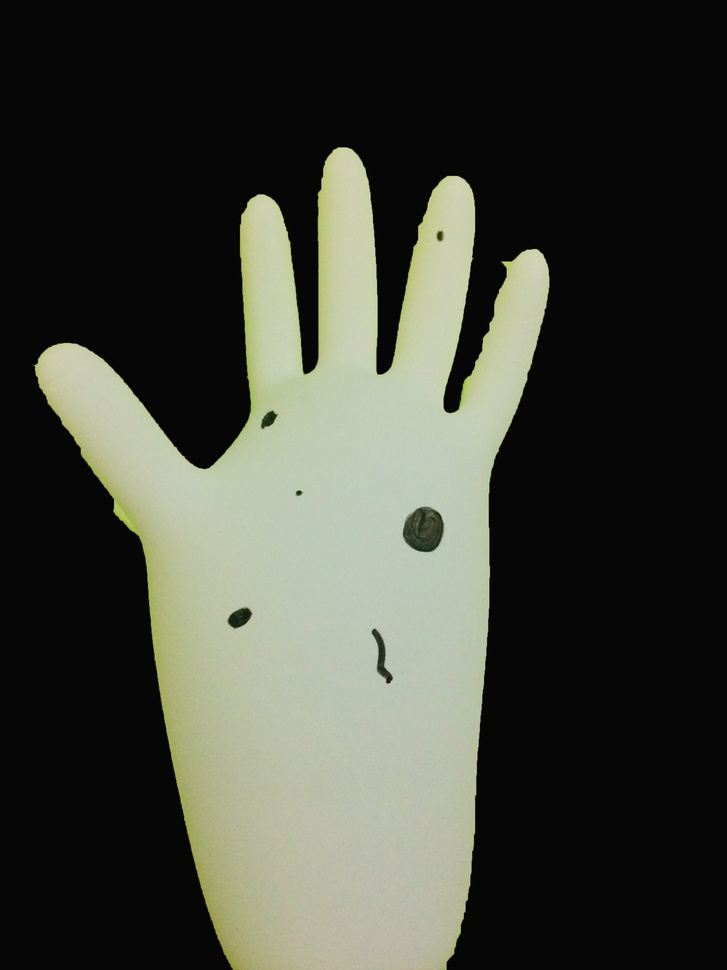
%> input picture main/images/s1.jpg, 727 x 970 px, shrunk from 2448 x 3264 before the run
$ octave --eval "result = nitrile_glove_hole(imread('images/s1.jpg'));"   (GNU Octave 9; MATLAB toolbox functions it lacks are replaced by stand-ins)
%> lines starting %> are read from the running program, lines starting %| are printed output that depends on the picture; in (x1, y1, x2, y2) boxes, pixels count from 0 and x2, y2 are one past the last pixel; in counts of white or black regions, pixels touching at a corner belong together; the program's own positions count from 1
function[props, holeNo]= nitrile_glove_hole(img)
glove_img = img;
%> glove_img is the input picture: size 970x727x3 uint8; mean R, G, B 65.1, 67.3, 57.7

% Convert RGB image to HSV
hole_hsv =rgb2hsv(glove_img);
%> hole_hsv: size 970x727x3 double; mean H, S, V 0.0803, 0.0649, 0.264

% Extract out the H, S, and V images individually
hueImg= hole_hsv(:,:,1);
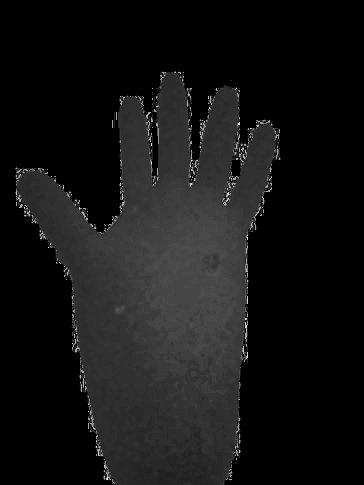
%> hueImg: size 970x727 double (shown at 1/2 size); min 0, max 0.958, mean 0.0803
saturationImg = hole_hsv(:,:,2);
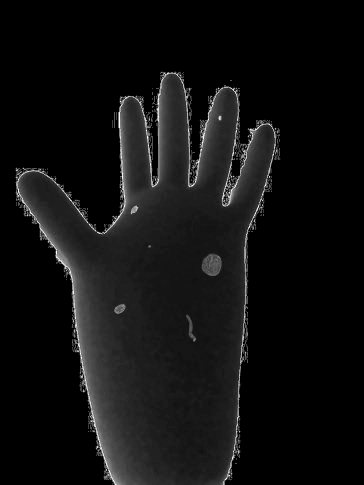
%> saturationImg: size 970x727 double (shown at 1/2 size); min 0, max 1, mean 0.0649
valueImg = hole_hsv(:,:,3);
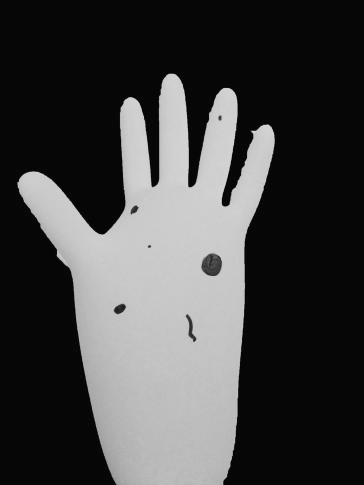
%> valueImg: size 970x727 double (shown at 1/2 size); min 0, max 0.875, mean 0.264

% Find thresholds of HSV for Hole Detection
hueThresholdLow = 0.03;
hueThresholdHigh = 0.25; %graythresh(hueImg);
saturationThresholdLow = 0.12; %graythresh(saturationImg);
saturationThresholdHigh = 0.35;
valueThresholdLow = 0.77; %graythresh(valueImg);
valueThresholdHigh = 0.9;


% Threshold the hue channel to identify pixels with a hue value in the range of glove hole colors
hueMask = (hueImg >= hueThresholdLow) & (hueImg <= hueThresholdHigh);
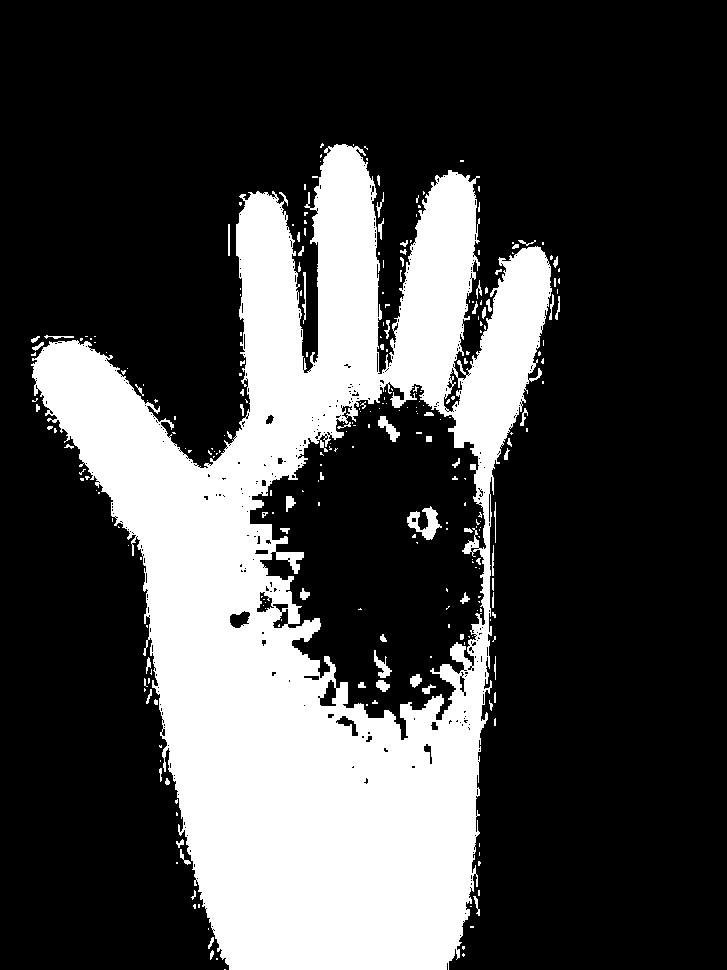
%> hueMask: size 970x727 logical; 27% white; 280 white regions (206 under 20 px), largest, box (x1, y1, x2, y2) and area: (31, 144, 552, 970) 185611, (407, 506, 442, 540) 533, (378, 416, 400, 442) 236
saturationMask = (saturationImg >= saturationThresholdLow) & (saturationImg <= saturationThresholdHigh);
%> saturationMask: size 970x727 logical; 18.1% white; 742 white regions (612 under 20 px), largest, box (x1, y1, x2, y2) and area: (35, 143, 550, 970) 115118, (403, 506, 444, 552) 1032, (372, 629, 393, 684) 328
valueMask = (valueImg >= valueThresholdLow) & (valueImg <= valueThresholdHigh);
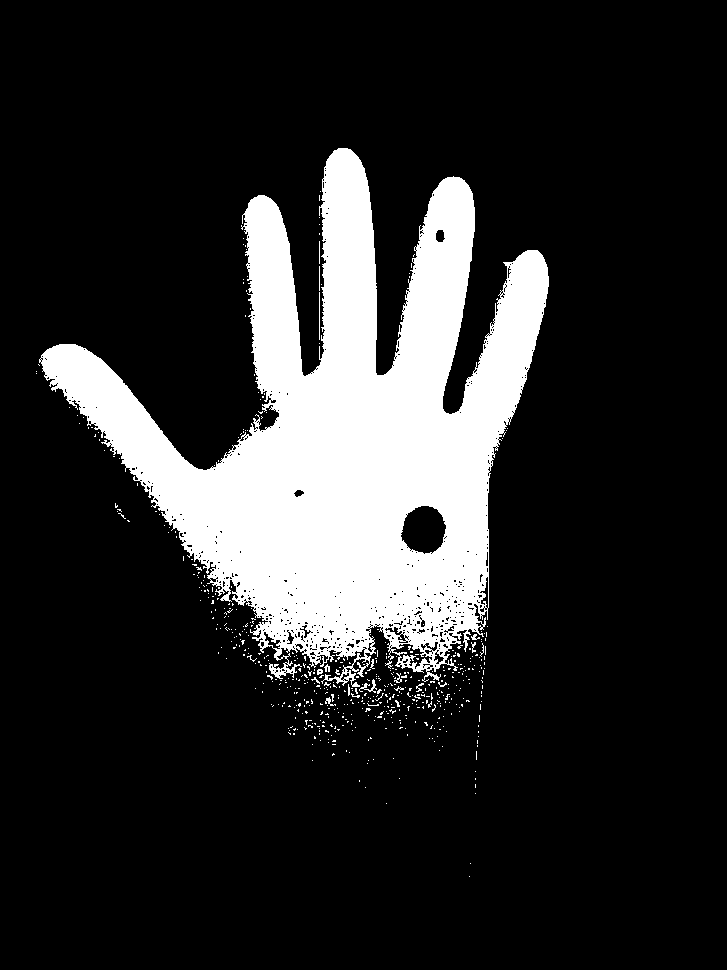
%> valueMask: size 970x727 logical; 16.8% white; 566 white regions (549 under 20 px), largest, box (x1, y1, x2, y2) and area: (39, 148, 549, 687) 116344, (359, 679, 377, 693) 79, (319, 292, 320, 340) 48

% Combine HSV masks as hole mask
holemask = uint8(hueMask & saturationMask & valueMask);
%> holemask: size 970x727 uint8; values 0 (black) and 1 (white), 8.5% white; 320 white regions (308 under 20 px), largest, box (x1, y1, x2, y2) and area: (39, 148, 475, 643) 49603, (451, 250, 549, 592) 8992, (269, 663, 282, 678) 89
% Keep areas only if they're bigger than this.
smallestAcceptableArea = 10;
holemask = uint8(bwareaopen(holemask,smallestAcceptableArea));


holemask_clearborder = imclearborder(holemask,4);
%figure(2), subplot(2,2,2),imshow(OSShnobord),title('no border');

holemask_erode = double(bwmorph(holemask_clearborder,'erode',3));
%> holemask_erode: size 970x727 double; values 0 (black) and 1 (white), 5.1% white; 28 white regions (16 under 20 px), largest, box (x1, y1, x2, y2) and area: (216, 151, 374, 505) 19577, (387, 180, 472, 399) 7918, (465, 254, 546, 411) 4929
holemask_dilate = double(bwmorph(holemask_erode,'dilate',5));
%> holemask_dilate: size 970x727 double; values 0 (black) and 1 (white), 8.6% white; 8 white regions
holemask_clearborder = imclearborder(holemask_dilate,4);

%figure(2),subplot(2,2,3), imshow(OSBWnobord),title('OSBWnobord dilate erode Image');
%figure(2),subplot(2,2,4), imshow(cloth_img),title('Ori Image');

[OpenBBox, numRegions] = bwlabel(holemask_clearborder);
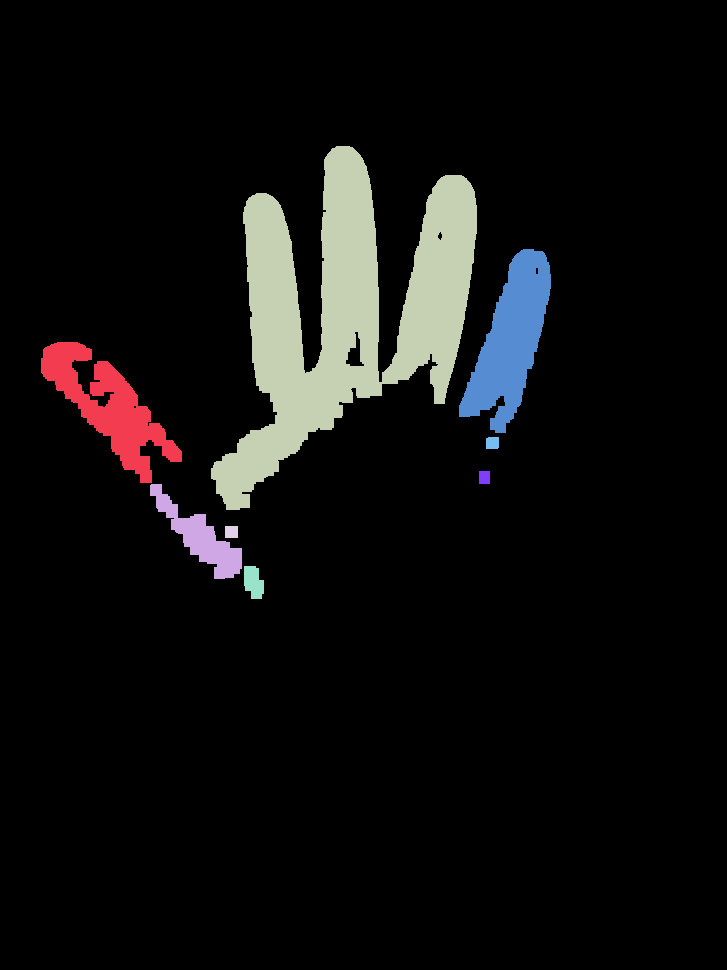
%> OpenBBox: size 970x727 double; 9 distinct labels, from 0 to 8; one colour per label, 0 black
%> numRegions = 8
openfinal = regionprops(OpenBBox, 'BoundingBox');
%> openfinal = 8 regions; box (x1, y1, x2, y2): (41, 342, 182, 483), (150, 484, 242, 579), (211, 146, 477, 510), (225, 526, 238, 538), (244, 566, 264, 599), (459, 249, 551, 433), (479, 471, 490, 484), (486, 437, 499, 449)
props = openfinal;
%> props has the same summary as openfinal
holeNo = numRegions;
%> holeNo = 8
%> `result = nitrile_glove_hole(imread('images/s1.jpg'));`: result has the same summary as openfinal in nitrile_glove_hole

$ run again, on main/images/s2.JPG
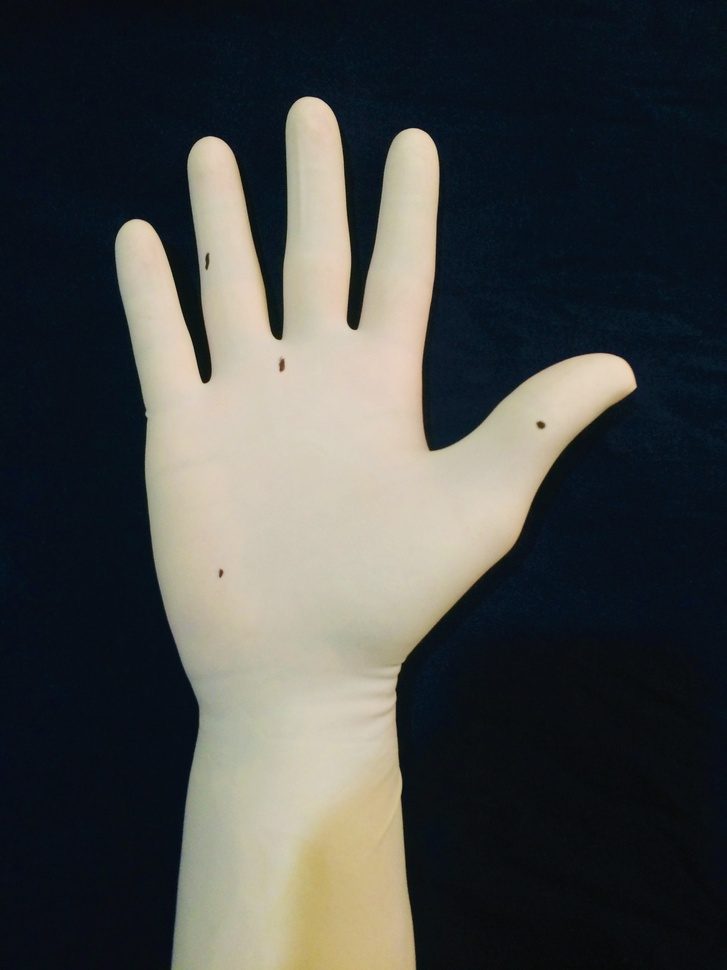
%> input picture main/images/s2.JPG, 727 x 970 px, shrunk from 2448 x 3264 before the run
%> in nitrile_glove_hole, glove_img is the input picture: size 970x727x3 uint8; mean R, G, B 69.7, 71.8, 70.5
%> hole_hsv: size 970x727x3 double; mean H, S, V 0.438, 0.488, 0.317
%> in nitrile_glove_hole, `hueMask = (hueImg >= hueThresholdLow) & (hueImg <= hueThresholdHigh);`:
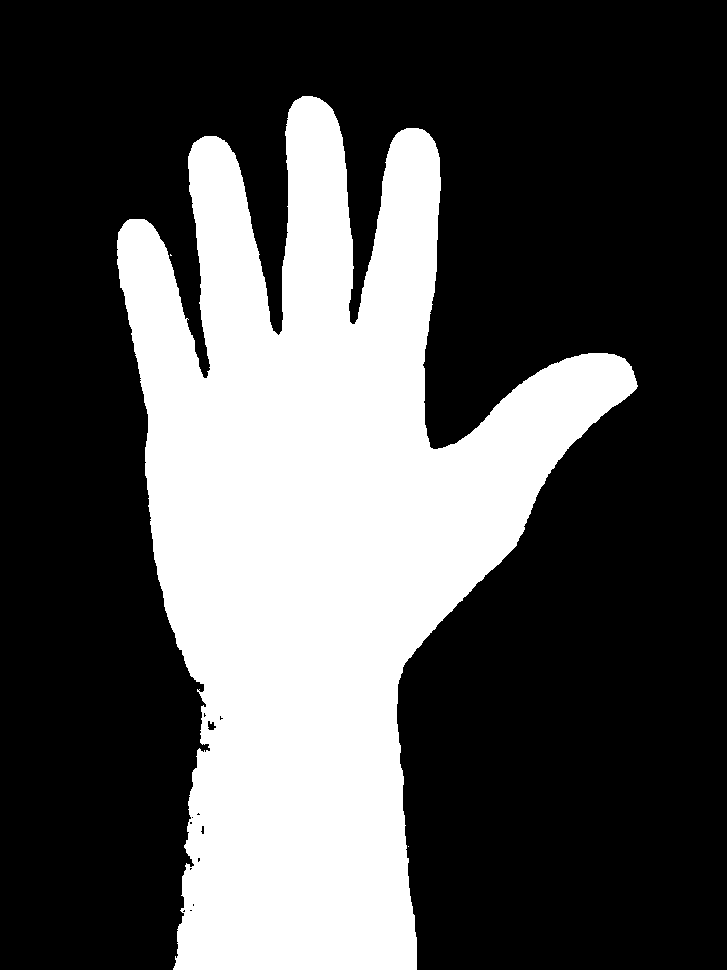
%> hueMask: size 970x727 logical; 32% white; 3 white regions (2 under 20 px), largest, box (x1, y1, x2, y2) and area: (117, 96, 638, 970) 225367
%> saturationMask: size 970x727 logical; 26.1% white; 785 white regions (670 under 20 px), largest, box (x1, y1, x2, y2) and area: (119, 96, 638, 970) 159514, (436, 880, 640, 970) 8247, (612, 890, 727, 970) 2075
%> valueMask: size 970x727 logical; 22.2% white; 166 white regions (161 under 20 px), largest, box (x1, y1, x2, y2) and area: (124, 97, 636, 646) 121687, (243, 672, 406, 970) 34296, (284, 654, 296, 664) 49, (320, 653, 334, 665) 37, (248, 866, 257, 875) 27
%> holemask_clearborder: size 970x727 uint8; values 0 (black) and 1 (white), 13% white; 69 white regions (43 under 20 px), largest, box (x1, y1, x2, y2) and area: (124, 97, 636, 646) 89936, (336, 520, 349, 534) 115, (288, 678, 308, 690) 107
%> holemask_erode: size 970x727 double; values 0 (black) and 1 (white), 8.5% white; 25 white regions (15 under 20 px), largest, box (x1, y1, x2, y2) and area: (331, 132, 632, 596) 28672, (128, 141, 295, 640) 22725, (300, 101, 347, 333) 7131
%> holemask_dilate: size 970x727 double; values 0 (black) and 1 (white), 13.8% white; 5 white regions
%> in nitrile_glove_hole, `[OpenBBox, numRegions] = bwlabel(holemask_clearborder);`:
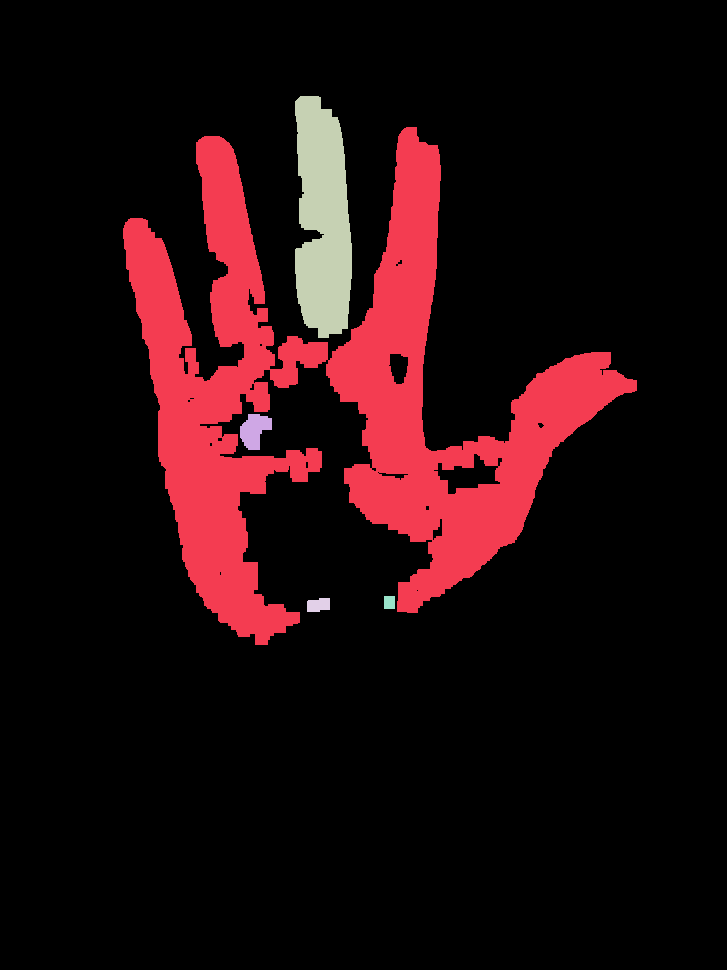
%> OpenBBox: size 970x727 double; 6 distinct labels, from 0 to 5; one colour per label, 0 black
%> numRegions = 5
%> openfinal = 5 regions; box (x1, y1, x2, y2): (123, 127, 637, 645), (240, 414, 272, 450), (295, 96, 352, 338), (307, 598, 330, 612), (384, 596, 395, 609)
%> props has the same summary as openfinal
%> holeNo = 5
%> result has the same summary as openfinal in nitrile_glove_hole

$ run again, on main/images/s3.JPG
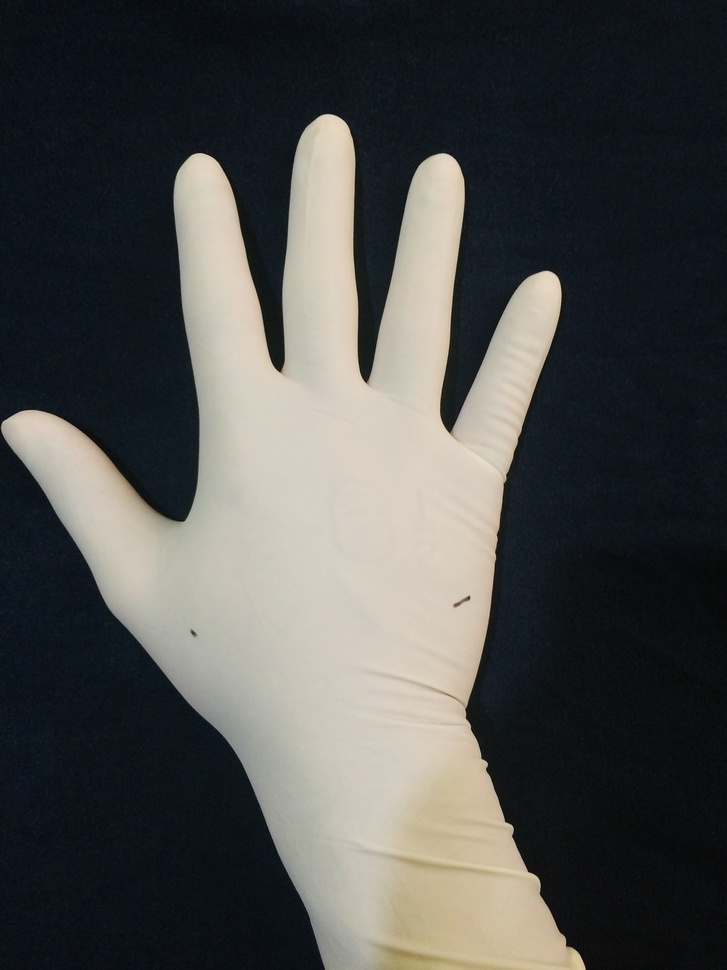
%> input picture main/images/s3.JPG, 727 x 970 px, shrunk from 2448 x 3264 before the run
%> in nitrile_glove_hole, glove_img is the input picture: size 970x727x3 uint8; mean R, G, B 77.6, 78.4, 76.7
%> hole_hsv: size 970x727x3 double; mean H, S, V 0.424, 0.324, 0.333
%> in nitrile_glove_hole, `hueMask = (hueImg >= hueThresholdLow) & (hueImg <= hueThresholdHigh);`:
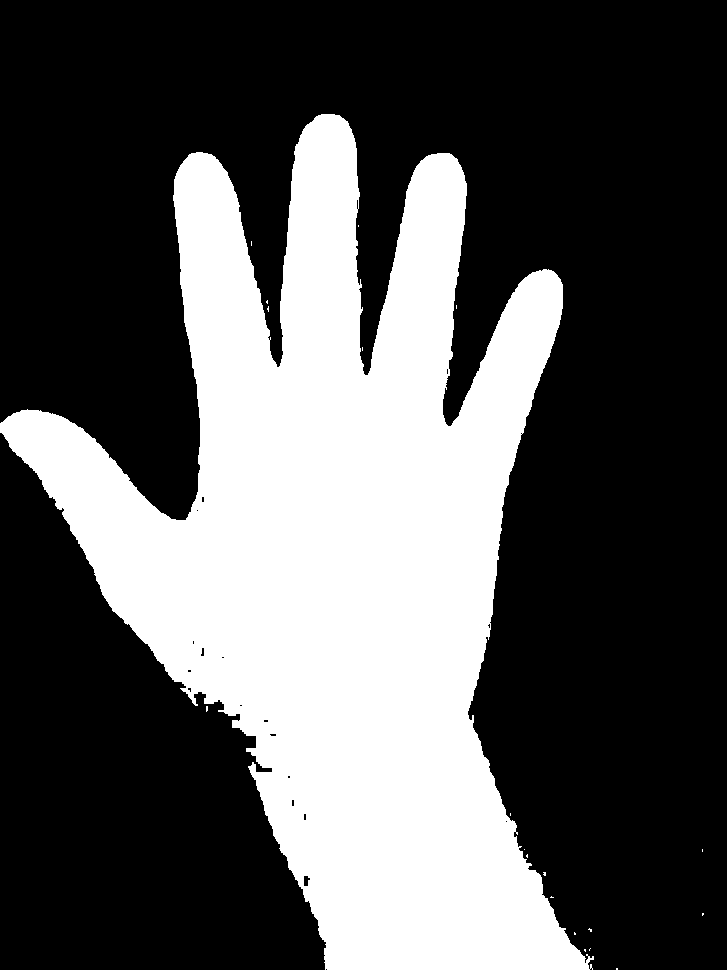
%> hueMask: size 970x727 logical; 34.2% white; 20 white regions (19 under 20 px), largest, box (x1, y1, x2, y2) and area: (0, 114, 594, 970) 240888
%> saturationMask: size 970x727 logical; 22.8% white; 1234 white regions (1184 under 20 px), largest, box (x1, y1, x2, y2) and area: (170, 109, 727, 970) 148920, (0, 259, 199, 546) 6553, (412, 962, 470, 970) 280
%> valueMask: size 970x727 logical; 23.9% white; 118 white regions (114 under 20 px), largest, box (x1, y1, x2, y2) and area: (182, 115, 585, 970) 157974, (9, 411, 156, 597) 8863, (344, 851, 397, 928) 1651, (236, 611, 246, 618) 28
%> holemask_clearborder: size 970x727 uint8; values 0 (black) and 1 (white), 6% white; 47 white regions (27 under 20 px), largest, box (x1, y1, x2, y2) and area: (396, 271, 561, 702) 14829, (394, 154, 484, 459) 9449, (308, 115, 376, 392) 8035
%> holemask_erode: size 970x727 double; values 0 (black) and 1 (white), 3.3% white; 14 white regions (5 under 20 px), largest, box (x1, y1, x2, y2) and area: (414, 476, 499, 696) 6469, (415, 158, 461, 426) 5180, (313, 119, 358, 381) 4576
%> holemask_dilate: size 970x727 double; values 0 (black) and 1 (white), 6.5% white; 7 white regions
%> in nitrile_glove_hole, `[OpenBBox, numRegions] = bwlabel(holemask_clearborder);`:
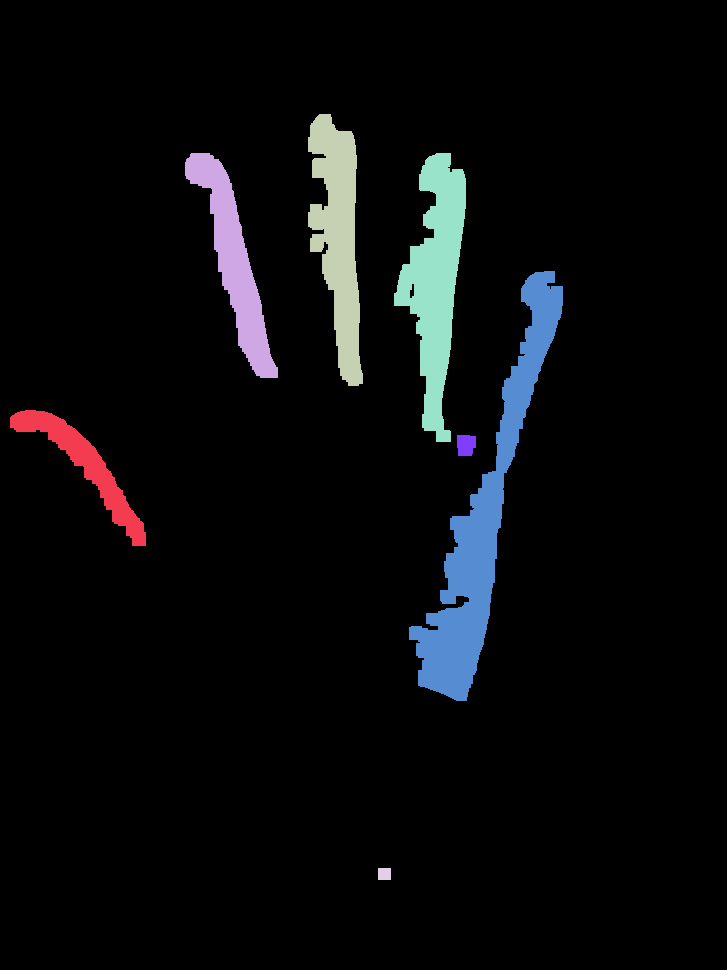
%> OpenBBox: size 970x727 double; 8 distinct labels, from 0 to 7; one colour per label, 0 black
%> numRegions = 7
%> openfinal = 7 regions; box (x1, y1, x2, y2): (10, 410, 146, 546), (185, 153, 278, 378), (308, 114, 363, 386), (378, 868, 391, 880), (394, 153, 466, 442), (409, 271, 563, 701), (457, 435, 476, 456)
%> props has the same summary as openfinal
%> holeNo = 7
%> result has the same summary as openfinal in nitrile_glove_hole
